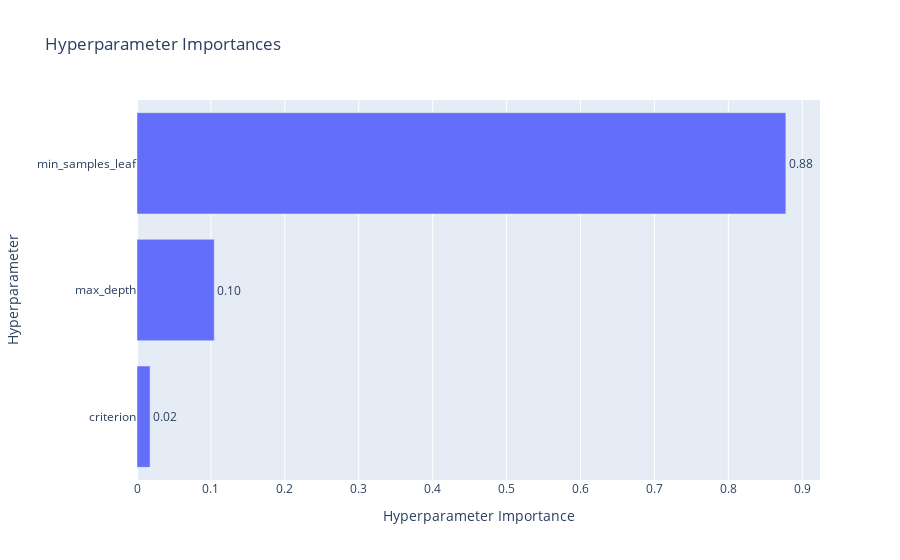

The cell this chart's notebook holds for it:
### Markdown cell above
Все корректно, метрика растет. 

Теперь проверим какие гиперпараметры играют бОльшую значимость для метрики.

### Code cell
optuna.visualization.plot_param_importances(study_rf, target_name="f1_score")

### Figure 1 — Plotly figure (JSON) as saved in the notebook; plotly's stock layout.template omitted (floating-point values rounded to 4 significant figures)
{"data": [{"cliponaxis": false, "hovertemplate": ["criterion (CategoricalDistribution): 0.01767955428688571<extra></extra>", "max_depth (IntDistribution): 0.10451628292560301<extra></extra>", "min_samples_leaf (IntDistribution): 0.8778041627875114<extra></extra>"], "name": "f1_score", "orientation": "h", "text": ["0.02", "0.10", "0.88"], "textposition": "outside", "type": "bar", "x": [0.01768, 0.1045, 0.8778], "y": ["criterion", "max_depth", "min_samples_leaf"]}], "layout": {"title": {"text": "Hyperparameter Importances"}, "xaxis": {"title": {"text": "Hyperparameter Importance"}}, "yaxis": {"title": {"text": "Hyperparameter"}}}}
